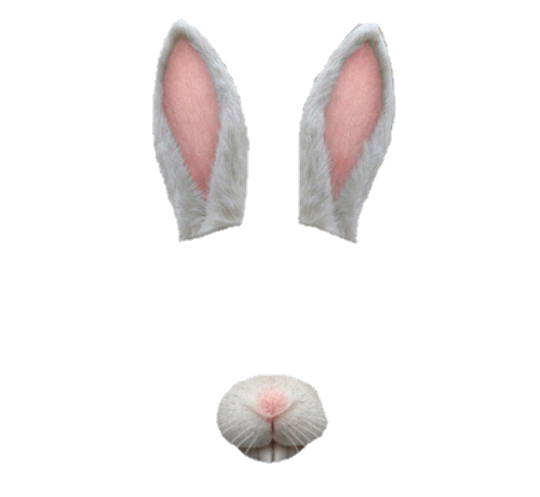
#> input picture PyQt5/Masks/bunny.png, 540 x 497 px
$ python my_dog_thug.py   (older library calls are emulated)
#> lines starting #> are read from the running program, lines starting #| are printed output that depends on the picture
import cv2
import numpy as np
from PIL import Image

m="bunny.png"
mask=Image.open(m)
#> mask is the input picture: PIL image 540x497 RGBA; mean R, G, B, A 26.8, 24.4, 24.2, 36.3
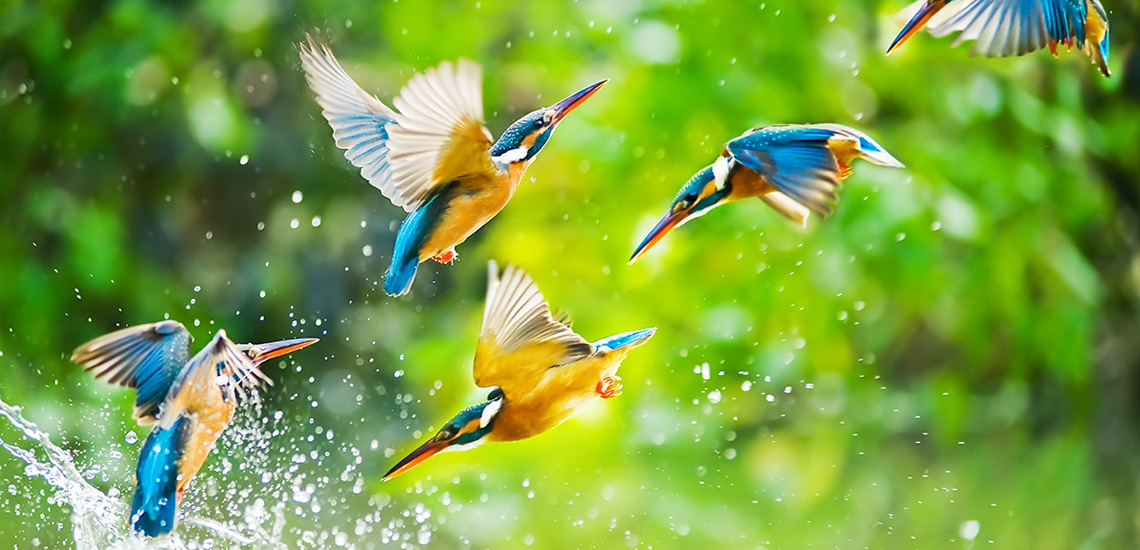
#> input picture PyQt5/avc.jpg, 1140 x 550 px, given in place of the camera
#> further down, frame is the input picture: shape (550, 1140, 3); mean B, G, R 65.3, 160.7, 121.7
face_cascade=cv2.CascadeClassifier("haarcascade_frontalface_default.xml")
def dog(image):

    gray=cv2.cvtColor(image,cv2.COLOR_BGR2GRAY)
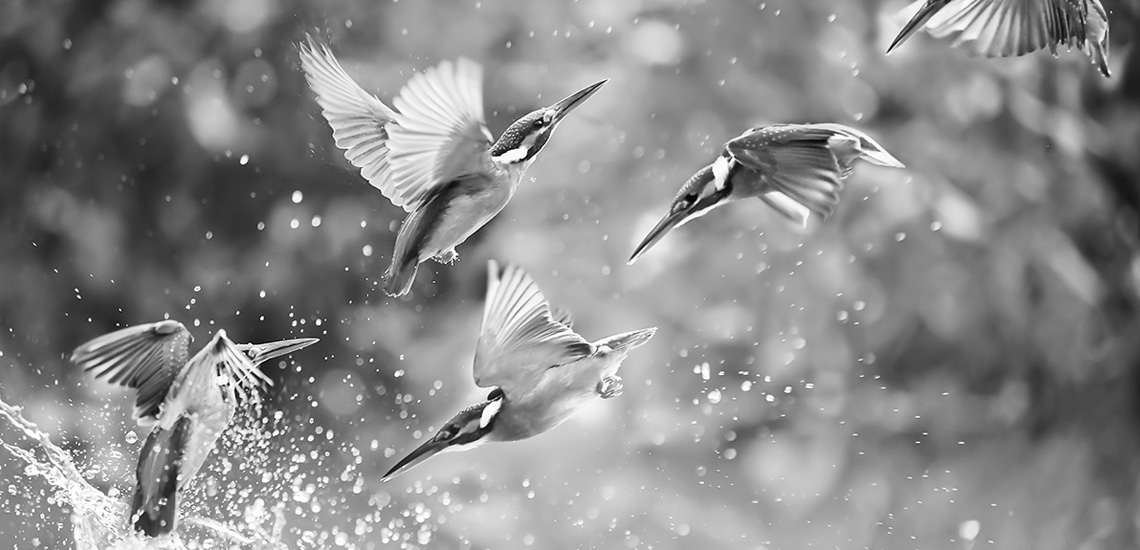
#> gray: shape (550, 1140); min 0, max 255, mean 138.2

    faces=face_cascade.detectMultiScale(gray,1.3)
#> faces = [[68, 372, 84, 84]]
    background = Image.fromarray(image)
    for(x,y,w,h)in faces:
        r_mask=mask.resize((w,h),Image.ANTIALIAS)
        offset=(x,y)
        background.paste(r_mask,offset,mask=r_mask)
#> this loop made 1 pass
#> pass 1, in dog, `r_mask=mask.resize((w,h),Image.ANTIALIAS)`:
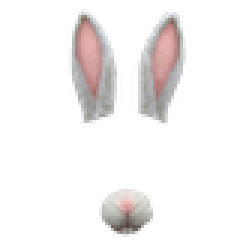
#> r_mask: PIL image 84x84 RGBA (shown 3 times larger); mean R, G, B, A 36.1, 33.7, 33.5, 36.3; transparent parts drawn white
#> after the loop:
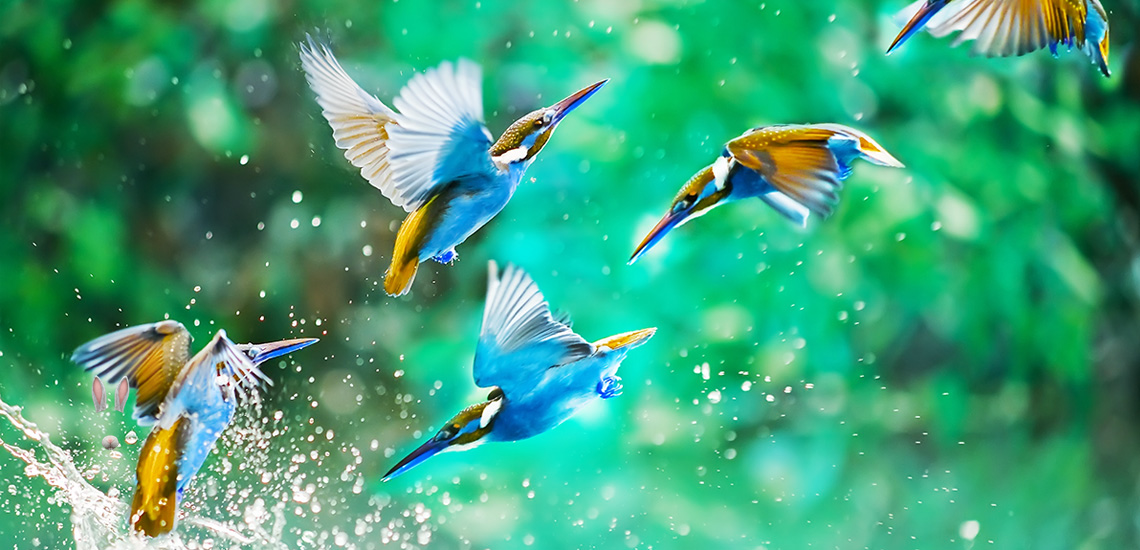
#> background: PIL image 1140x550 RGB; mean R, G, B 65.5, 160.7, 121.7
    return np.asarray(background)
cap=cv2.VideoCapture(0)
while True:
    ret,frame=cap.read()
    if ret:
        cv2.imshow("Thug",dog(frame))
        if cv2.waitKey(1)==27:
#> (key Esc is pressed here)
            break
cap.release()
cv2.destroyAllWindows()
